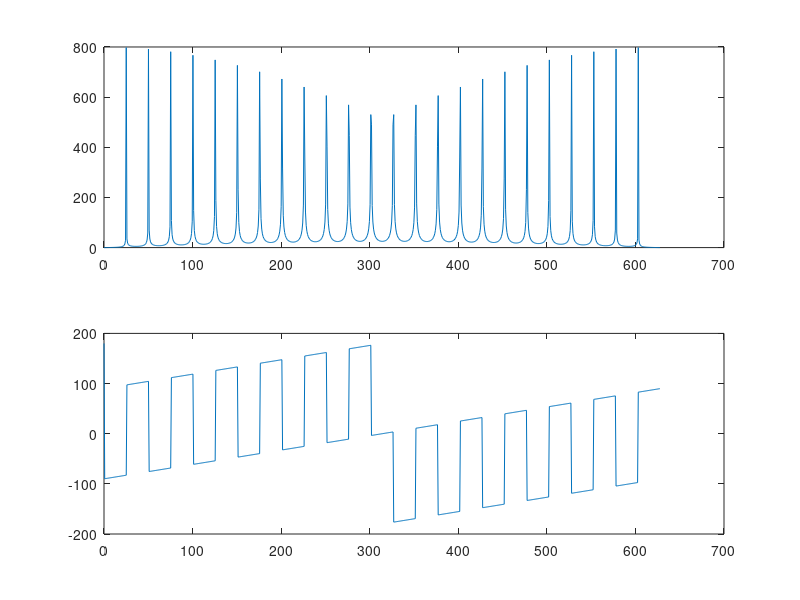

The MATLAB script that drew this image:
% Exercicio3

% Funçoes:
    % x1[n] = sin(5*pi*n);
    % w = 2.pi.f

Ts = 0.01;
t = 0 : Ts : 8;
x = tan(4 * pi * t);
x = fft(x);
N = length(t);
w = 2 * pi * (0: (N - 1)) / (N * Ts);

subplot(2, 1, 1);
plot(w, abs(x));

subplot(2, 1, 2);
plot(w, rad2deg(angle(x)));